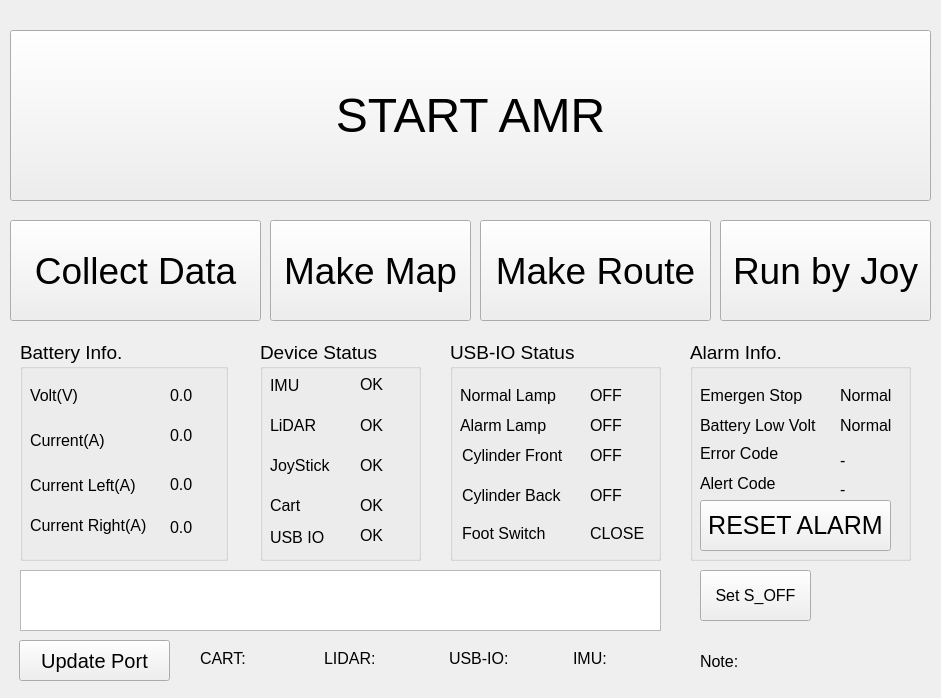
<?xml version="1.0" encoding="UTF-8"?>
<ui version="4.0">
 <class>Amr_Default_Gui</class>
 <widget class="QWidget" name="Amr_Default_Gui">
  <property name="geometry">
   <rect>
    <x>0</x>
    <y>0</y>
    <width>941</width>
    <height>698</height>
   </rect>
  </property>
  <property name="maximumSize">
   <size>
    <width>1024</width>
    <height>768</height>
   </size>
  </property>
  <property name="windowTitle">
   <string>Form</string>
  </property>
  <widget class="QPushButton" name="pushButton_run_manual">
   <property name="geometry">
    <rect>
     <x>720</x>
     <y>220</y>
     <width>211</width>
     <height>101</height>
    </rect>
   </property>
   <property name="font">
    <font>
     <pointsize>28</pointsize>
    </font>
   </property>
   <property name="text">
    <string>Run by Joy</string>
   </property>
  </widget>
  <widget class="QGroupBox" name="groupBox_alarm">
   <property name="geometry">
    <rect>
     <x>260</x>
     <y>340</y>
     <width>161</width>
     <height>221</height>
    </rect>
   </property>
   <property name="font">
    <font>
     <pointsize>14</pointsize>
    </font>
   </property>
   <property name="title">
    <string>Device Status</string>
   </property>
   <widget class="QLabel" name="label_usbio">
    <property name="geometry">
     <rect>
      <x>10</x>
      <y>182</y>
      <width>61</width>
      <height>31</height>
     </rect>
    </property>
    <property name="font">
     <font>
      <pointsize>12</pointsize>
     </font>
    </property>
    <property name="text">
     <string>USB IO</string>
    </property>
   </widget>
   <widget class="QLabel" name="label_usbio_status">
    <property name="geometry">
     <rect>
      <x>100</x>
      <y>180</y>
      <width>49</width>
      <height>31</height>
     </rect>
    </property>
    <property name="font">
     <font>
      <pointsize>12</pointsize>
     </font>
    </property>
    <property name="text">
     <string>OK</string>
    </property>
   </widget>
   <widget class="QLabel" name="label_cart">
    <property name="geometry">
     <rect>
      <x>10</x>
      <y>150</y>
      <width>51</width>
      <height>31</height>
     </rect>
    </property>
    <property name="font">
     <font>
      <pointsize>12</pointsize>
     </font>
    </property>
    <property name="text">
     <string>Cart</string>
    </property>
   </widget>
   <widget class="QLabel" name="label_cart_status">
    <property name="geometry">
     <rect>
      <x>100</x>
      <y>150</y>
      <width>49</width>
      <height>31</height>
     </rect>
    </property>
    <property name="font">
     <font>
      <pointsize>12</pointsize>
     </font>
    </property>
    <property name="text">
     <string>OK</string>
    </property>
   </widget>
   <widget class="QLabel" name="label_joystick">
    <property name="geometry">
     <rect>
      <x>10</x>
      <y>110</y>
      <width>64</width>
      <height>31</height>
     </rect>
    </property>
    <property name="font">
     <font>
      <pointsize>12</pointsize>
     </font>
    </property>
    <property name="text">
     <string>JoyStick</string>
    </property>
   </widget>
   <widget class="QLabel" name="label_joystick_status">
    <property name="geometry">
     <rect>
      <x>100</x>
      <y>110</y>
      <width>51</width>
      <height>31</height>
     </rect>
    </property>
    <property name="font">
     <font>
      <pointsize>12</pointsize>
     </font>
    </property>
    <property name="text">
     <string>OK</string>
    </property>
   </widget>
   <widget class="QLabel" name="label_lidar">
    <property name="geometry">
     <rect>
      <x>10</x>
      <y>70</y>
      <width>61</width>
      <height>31</height>
     </rect>
    </property>
    <property name="font">
     <font>
      <pointsize>12</pointsize>
     </font>
    </property>
    <property name="text">
     <string>LiDAR</string>
    </property>
   </widget>
   <widget class="QLabel" name="label_lidar_status">
    <property name="geometry">
     <rect>
      <x>100</x>
      <y>70</y>
      <width>51</width>
      <height>31</height>
     </rect>
    </property>
    <property name="font">
     <font>
      <pointsize>12</pointsize>
     </font>
    </property>
    <property name="text">
     <string>OK</string>
    </property>
   </widget>
   <widget class="QLabel" name="label_imu">
    <property name="geometry">
     <rect>
      <x>10</x>
      <y>30</y>
      <width>51</width>
      <height>31</height>
     </rect>
    </property>
    <property name="font">
     <font>
      <pointsize>12</pointsize>
     </font>
    </property>
    <property name="text">
     <string>IMU</string>
    </property>
   </widget>
   <widget class="QLabel" name="label_imu_status">
    <property name="geometry">
     <rect>
      <x>100</x>
      <y>30</y>
      <width>51</width>
      <height>29</height>
     </rect>
    </property>
    <property name="font">
     <font>
      <pointsize>12</pointsize>
     </font>
    </property>
    <property name="text">
     <string>OK</string>
    </property>
   </widget>
  </widget>
  <widget class="QGroupBox" name="groupBox_battery">
   <property name="geometry">
    <rect>
     <x>20</x>
     <y>340</y>
     <width>208</width>
     <height>221</height>
    </rect>
   </property>
   <property name="font">
    <font>
     <pointsize>14</pointsize>
    </font>
   </property>
   <property name="title">
    <string>Battery Info.</string>
   </property>
   <widget class="QLabel" name="label_curr_right">
    <property name="geometry">
     <rect>
      <x>10</x>
      <y>170</y>
      <width>131</width>
      <height>31</height>
     </rect>
    </property>
    <property name="font">
     <font>
      <pointsize>12</pointsize>
     </font>
    </property>
    <property name="text">
     <string>Current Right(A)</string>
    </property>
   </widget>
   <widget class="QLabel" name="label_curr_right_val">
    <property name="geometry">
     <rect>
      <x>150</x>
      <y>170</y>
      <width>41</width>
      <height>34</height>
     </rect>
    </property>
    <property name="font">
     <font>
      <pointsize>12</pointsize>
     </font>
    </property>
    <property name="text">
     <string>0.0</string>
    </property>
   </widget>
   <widget class="QLabel" name="label_curr_left">
    <property name="geometry">
     <rect>
      <x>10</x>
      <y>130</y>
      <width>121</width>
      <height>31</height>
     </rect>
    </property>
    <property name="font">
     <font>
      <pointsize>12</pointsize>
     </font>
    </property>
    <property name="text">
     <string>Current Left(A)</string>
    </property>
   </widget>
   <widget class="QLabel" name="label_curr_left_val">
    <property name="geometry">
     <rect>
      <x>150</x>
      <y>130</y>
      <width>41</width>
      <height>29</height>
     </rect>
    </property>
    <property name="font">
     <font>
      <pointsize>12</pointsize>
     </font>
    </property>
    <property name="text">
     <string>0.0</string>
    </property>
   </widget>
   <widget class="QLabel" name="label_curr_main">
    <property name="geometry">
     <rect>
      <x>10</x>
      <y>80</y>
      <width>91</width>
      <height>41</height>
     </rect>
    </property>
    <property name="font">
     <font>
      <pointsize>12</pointsize>
     </font>
    </property>
    <property name="text">
     <string>Current(A)</string>
    </property>
   </widget>
   <widget class="QLabel" name="label_curr_main_val">
    <property name="geometry">
     <rect>
      <x>150</x>
      <y>80</y>
      <width>41</width>
      <height>31</height>
     </rect>
    </property>
    <property name="font">
     <font>
      <pointsize>12</pointsize>
     </font>
    </property>
    <property name="text">
     <string>0.0</string>
    </property>
   </widget>
   <widget class="QLabel" name="label_volt_main">
    <property name="geometry">
     <rect>
      <x>10</x>
      <y>40</y>
      <width>71</width>
      <height>31</height>
     </rect>
    </property>
    <property name="font">
     <font>
      <pointsize>12</pointsize>
     </font>
    </property>
    <property name="text">
     <string>Volt(V)</string>
    </property>
   </widget>
   <widget class="QLabel" name="label_volt_main_val">
    <property name="geometry">
     <rect>
      <x>150</x>
      <y>40</y>
      <width>41</width>
      <height>31</height>
     </rect>
    </property>
    <property name="font">
     <font>
      <pointsize>12</pointsize>
     </font>
    </property>
    <property name="text">
     <string>0.0</string>
    </property>
   </widget>
  </widget>
  <widget class="QPushButton" name="pushButton_make_root">
   <property name="geometry">
    <rect>
     <x>480</x>
     <y>220</y>
     <width>231</width>
     <height>101</height>
    </rect>
   </property>
   <property name="font">
    <font>
     <pointsize>28</pointsize>
    </font>
   </property>
   <property name="text">
    <string>Make Route</string>
   </property>
  </widget>
  <widget class="QPushButton" name="pushButton_chk_port">
   <property name="geometry">
    <rect>
     <x>19</x>
     <y>640</y>
     <width>151</width>
     <height>41</height>
    </rect>
   </property>
   <property name="font">
    <font>
     <pointsize>15</pointsize>
    </font>
   </property>
   <property name="text">
    <string>Update Port</string>
   </property>
  </widget>
  <widget class="QGroupBox" name="groupBox_cart_status">
   <property name="geometry">
    <rect>
     <x>690</x>
     <y>340</y>
     <width>221</width>
     <height>221</height>
    </rect>
   </property>
   <property name="font">
    <font>
     <pointsize>14</pointsize>
    </font>
   </property>
   <property name="title">
    <string>Alarm Info.</string>
   </property>
   <widget class="QPushButton" name="pushButton_reset_alarm">
    <property name="geometry">
     <rect>
      <x>10</x>
      <y>160</y>
      <width>191</width>
      <height>51</height>
     </rect>
    </property>
    <property name="font">
     <font>
      <pointsize>19</pointsize>
     </font>
    </property>
    <property name="text">
     <string>RESET ALARM</string>
    </property>
   </widget>
   <widget class="QLabel" name="label_alert_code_num">
    <property name="geometry">
     <rect>
      <x>150</x>
      <y>140</y>
      <width>72</width>
      <height>19</height>
     </rect>
    </property>
    <property name="font">
     <font>
      <pointsize>12</pointsize>
     </font>
    </property>
    <property name="text">
     <string>-</string>
    </property>
   </widget>
   <widget class="QLabel" name="label_alert_code">
    <property name="geometry">
     <rect>
      <x>10</x>
      <y>128</y>
      <width>85</width>
      <height>31</height>
     </rect>
    </property>
    <property name="font">
     <font>
      <pointsize>12</pointsize>
     </font>
    </property>
    <property name="text">
     <string>Alert Code</string>
    </property>
   </widget>
   <widget class="QLabel" name="label_error_code_num">
    <property name="geometry">
     <rect>
      <x>150</x>
      <y>110</y>
      <width>72</width>
      <height>21</height>
     </rect>
    </property>
    <property name="font">
     <font>
      <pointsize>12</pointsize>
     </font>
    </property>
    <property name="text">
     <string>-</string>
    </property>
   </widget>
   <widget class="QLabel" name="label_error_code">
    <property name="geometry">
     <rect>
      <x>10</x>
      <y>98</y>
      <width>86</width>
      <height>31</height>
     </rect>
    </property>
    <property name="font">
     <font>
      <pointsize>12</pointsize>
     </font>
    </property>
    <property name="text">
     <string>Error Code</string>
    </property>
   </widget>
   <widget class="QLabel" name="label_low_volt_status">
    <property name="geometry">
     <rect>
      <x>150</x>
      <y>70</y>
      <width>72</width>
      <height>31</height>
     </rect>
    </property>
    <property name="font">
     <font>
      <pointsize>12</pointsize>
     </font>
    </property>
    <property name="text">
     <string>Normal</string>
    </property>
   </widget>
   <widget class="QLabel" name="label_low_volt">
    <property name="geometry">
     <rect>
      <x>10</x>
      <y>70</y>
      <width>141</width>
      <height>31</height>
     </rect>
    </property>
    <property name="font">
     <font>
      <pointsize>12</pointsize>
     </font>
    </property>
    <property name="text">
     <string>Battery Low Volt</string>
    </property>
   </widget>
   <widget class="QLabel" name="label_emergen_stop_status">
    <property name="geometry">
     <rect>
      <x>150</x>
      <y>40</y>
      <width>89</width>
      <height>31</height>
     </rect>
    </property>
    <property name="font">
     <font>
      <pointsize>12</pointsize>
     </font>
    </property>
    <property name="text">
     <string>Normal</string>
    </property>
   </widget>
   <widget class="QLabel" name="label_emergen_stop">
    <property name="geometry">
     <rect>
      <x>10</x>
      <y>40</y>
      <width>114</width>
      <height>31</height>
     </rect>
    </property>
    <property name="font">
     <font>
      <pointsize>12</pointsize>
     </font>
    </property>
    <property name="text">
     <string>Emergen Stop</string>
    </property>
   </widget>
  </widget>
  <widget class="QLabel" name="label_sys_msg">
   <property name="geometry">
    <rect>
     <x>700</x>
     <y>646</y>
     <width>221</width>
     <height>31</height>
    </rect>
   </property>
   <property name="font">
    <font>
     <pointsize>12</pointsize>
    </font>
   </property>
   <property name="text">
    <string>Note:</string>
   </property>
  </widget>
  <widget class="QPushButton" name="pushButton_collect_data">
   <property name="geometry">
    <rect>
     <x>10</x>
     <y>220</y>
     <width>251</width>
     <height>101</height>
    </rect>
   </property>
   <property name="font">
    <font>
     <pointsize>28</pointsize>
    </font>
   </property>
   <property name="text">
    <string>Collect Data</string>
   </property>
  </widget>
  <widget class="QPushButton" name="pushButton_start_amr">
   <property name="geometry">
    <rect>
     <x>10</x>
     <y>30</y>
     <width>921</width>
     <height>171</height>
    </rect>
   </property>
   <property name="font">
    <font>
     <pointsize>36</pointsize>
    </font>
   </property>
   <property name="text">
    <string>START AMR</string>
   </property>
   <property name="checkable">
    <bool>false</bool>
   </property>
  </widget>
  <widget class="QPushButton" name="pushButton_make_map">
   <property name="geometry">
    <rect>
     <x>270</x>
     <y>220</y>
     <width>201</width>
     <height>101</height>
    </rect>
   </property>
   <property name="font">
    <font>
     <pointsize>28</pointsize>
    </font>
   </property>
   <property name="text">
    <string>Make Map</string>
   </property>
  </widget>
  <widget class="QGroupBox" name="groupBox_usbio">
   <property name="geometry">
    <rect>
     <x>450</x>
     <y>340</y>
     <width>211</width>
     <height>221</height>
    </rect>
   </property>
   <property name="font">
    <font>
     <pointsize>14</pointsize>
    </font>
   </property>
   <property name="title">
    <string>USB-IO Status</string>
   </property>
   <widget class="QLabel" name="label_usbio_feet_sw_status">
    <property name="geometry">
     <rect>
      <x>140</x>
      <y>178</y>
      <width>61</width>
      <height>31</height>
     </rect>
    </property>
    <property name="font">
     <font>
      <pointsize>12</pointsize>
     </font>
    </property>
    <property name="text">
     <string>CLOSE</string>
    </property>
   </widget>
   <widget class="QLabel" name="label_usbio_feet_sw">
    <property name="geometry">
     <rect>
      <x>12</x>
      <y>178</y>
      <width>93</width>
      <height>31</height>
     </rect>
    </property>
    <property name="font">
     <font>
      <pointsize>12</pointsize>
     </font>
    </property>
    <property name="text">
     <string>Foot Switch</string>
    </property>
   </widget>
   <widget class="QLabel" name="label_usbio_cy_back_status">
    <property name="geometry">
     <rect>
      <x>140</x>
      <y>140</y>
      <width>61</width>
      <height>31</height>
     </rect>
    </property>
    <property name="font">
     <font>
      <pointsize>12</pointsize>
     </font>
    </property>
    <property name="text">
     <string>OFF</string>
    </property>
   </widget>
   <widget class="QLabel" name="label_usbio_cy_back">
    <property name="geometry">
     <rect>
      <x>12</x>
      <y>140</y>
      <width>112</width>
      <height>31</height>
     </rect>
    </property>
    <property name="font">
     <font>
      <pointsize>12</pointsize>
     </font>
    </property>
    <property name="text">
     <string>Cylinder Back</string>
    </property>
   </widget>
   <widget class="QLabel" name="label_usbio_cy_front_status">
    <property name="geometry">
     <rect>
      <x>140</x>
      <y>100</y>
      <width>61</width>
      <height>31</height>
     </rect>
    </property>
    <property name="font">
     <font>
      <pointsize>12</pointsize>
     </font>
    </property>
    <property name="text">
     <string>OFF</string>
    </property>
   </widget>
   <widget class="QLabel" name="label_usbio_cy_front">
    <property name="geometry">
     <rect>
      <x>12</x>
      <y>100</y>
      <width>112</width>
      <height>31</height>
     </rect>
    </property>
    <property name="font">
     <font>
      <pointsize>12</pointsize>
     </font>
    </property>
    <property name="text">
     <string>Cylinder Front</string>
    </property>
   </widget>
   <widget class="QLabel" name="label_usbio_alarm_status">
    <property name="geometry">
     <rect>
      <x>140</x>
      <y>70</y>
      <width>65</width>
      <height>31</height>
     </rect>
    </property>
    <property name="font">
     <font>
      <pointsize>12</pointsize>
     </font>
    </property>
    <property name="text">
     <string>OFF</string>
    </property>
   </widget>
   <widget class="QLabel" name="label_usbio_alarm">
    <property name="geometry">
     <rect>
      <x>10</x>
      <y>70</y>
      <width>97</width>
      <height>31</height>
     </rect>
    </property>
    <property name="font">
     <font>
      <pointsize>12</pointsize>
     </font>
    </property>
    <property name="text">
     <string>Alarm Lamp</string>
    </property>
   </widget>
   <widget class="QLabel" name="label_usbio_normal_status">
    <property name="geometry">
     <rect>
      <x>140</x>
      <y>40</y>
      <width>65</width>
      <height>31</height>
     </rect>
    </property>
    <property name="font">
     <font>
      <pointsize>12</pointsize>
     </font>
    </property>
    <property name="text">
     <string>OFF</string>
    </property>
   </widget>
   <widget class="QLabel" name="label_usbio_normal">
    <property name="geometry">
     <rect>
      <x>10</x>
      <y>40</y>
      <width>108</width>
      <height>31</height>
     </rect>
    </property>
    <property name="font">
     <font>
      <pointsize>12</pointsize>
     </font>
    </property>
    <property name="text">
     <string>Normal Lamp</string>
    </property>
   </widget>
  </widget>
  <widget class="QTextBrowser" name="textBrowser">
   <property name="geometry">
    <rect>
     <x>20</x>
     <y>570</y>
     <width>641</width>
     <height>61</height>
    </rect>
   </property>
  </widget>
  <widget class="QWidget" name="layoutWidget">
   <property name="geometry">
    <rect>
     <x>200</x>
     <y>643</y>
     <width>491</width>
     <height>31</height>
    </rect>
   </property>
   <layout class="QHBoxLayout" name="horizontalLayout">
    <item>
     <widget class="QLabel" name="label_cart_port">
      <property name="font">
       <font>
        <pointsize>12</pointsize>
       </font>
      </property>
      <property name="text">
       <string>CART:</string>
      </property>
     </widget>
    </item>
    <item>
     <widget class="QLabel" name="label_Lidar_port">
      <property name="font">
       <font>
        <pointsize>12</pointsize>
       </font>
      </property>
      <property name="text">
       <string>LIDAR:</string>
      </property>
     </widget>
    </item>
    <item>
     <widget class="QLabel" name="label_usbio_port">
      <property name="font">
       <font>
        <pointsize>12</pointsize>
       </font>
      </property>
      <property name="text">
       <string>USB-IO:</string>
      </property>
     </widget>
    </item>
    <item>
     <widget class="QLabel" name="label_imu_port">
      <property name="font">
       <font>
        <pointsize>12</pointsize>
       </font>
      </property>
      <property name="text">
       <string>IMU:</string>
      </property>
     </widget>
    </item>
   </layout>
  </widget>
  <widget class="QPushButton" name="pushButton_set_s_on">
   <property name="geometry">
    <rect>
     <x>700</x>
     <y>570</y>
     <width>111</width>
     <height>51</height>
    </rect>
   </property>
   <property name="font">
    <font>
     <pointsize>12</pointsize>
    </font>
   </property>
   <property name="text">
    <string>Set S_OFF</string>
   </property>
  </widget>
 </widget>
 <resources/>
 <connections/>
</ui>
